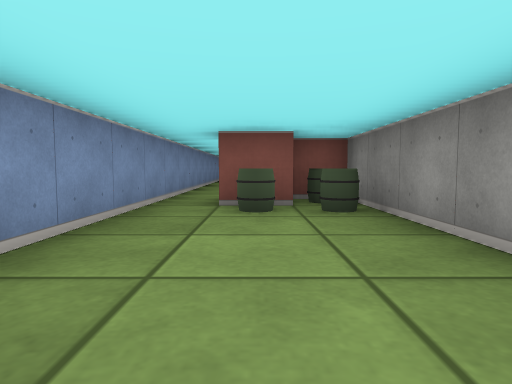
view 1 (above)

12 first-person views from a walk through a cub3D ray-caster map. The camera is about half as high as the walls, tilts 4° down and sees 75° across. The floor is counted in squares. Each view is taken from the middle of a square. On the plan, view 1 faces up. The plan holds only what a view shows up to about 9 squares ahead; the rest is blank.

view 2
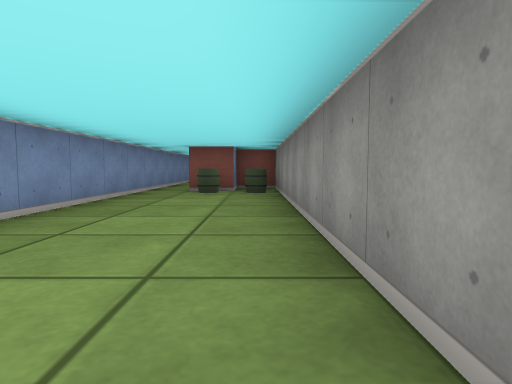

view 3
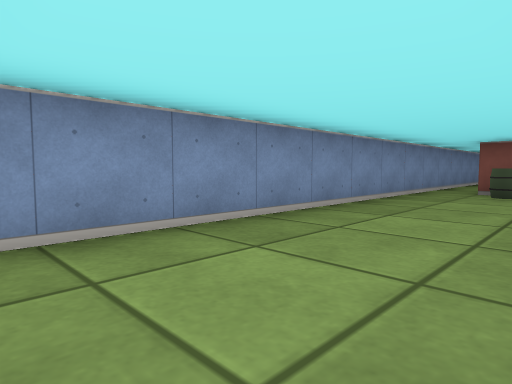

view 4
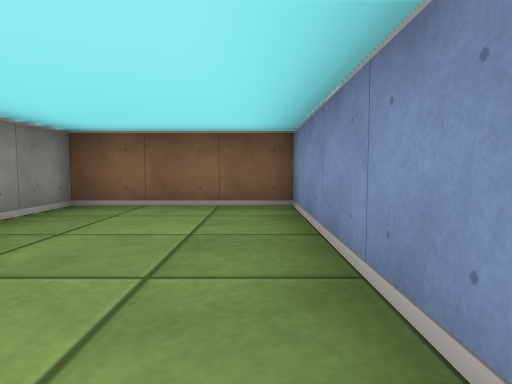

view 5
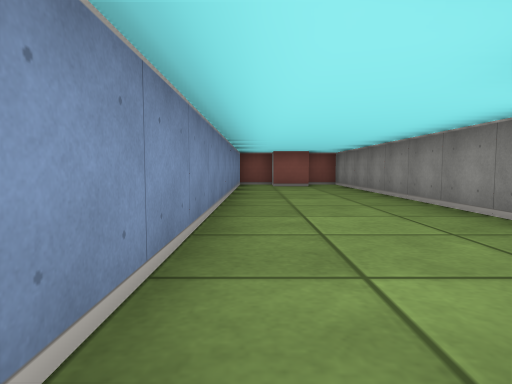

view 6
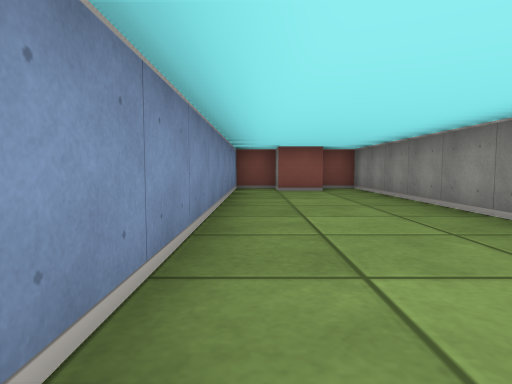

view 7
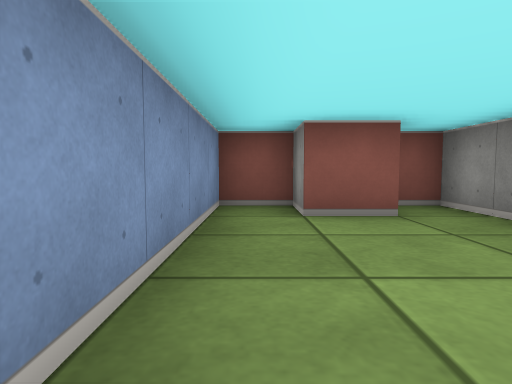

view 8
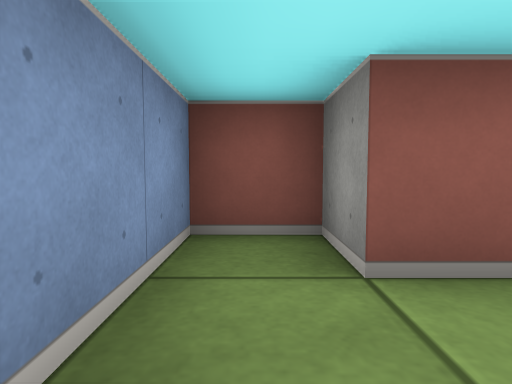

view 9
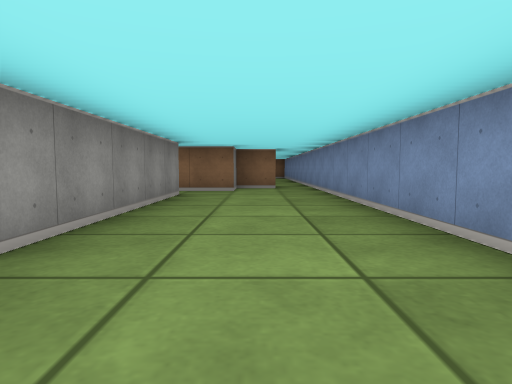

view 10
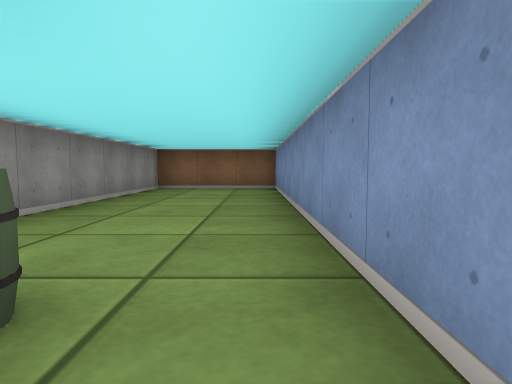

view 11
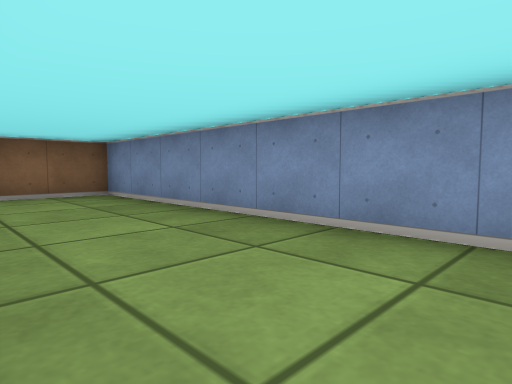

view 12
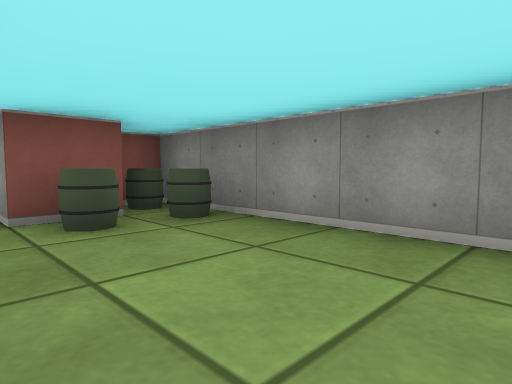

### Floor plan
Ten units are one square. View 1 is at (0, 0); x grows to the right and y downward. Boxes are objects, and circles mark ways between rooms. Rooms are numbered by the first view taken in them; rooms with no view inside come last. Other rooms are left out.
<svg viewBox="-20 -160 45 200">
<path fill="none" stroke="#000" d="M-15 -55 -15 35 15 35 15 -55 5 -55 5 -45 -5 -45 -5 -50M15 -75 15 -155 6 -155M-5 -55 5 -55 5 -65 18 -65M6 -145 -5 -145 -5 -155 -15 -155 -15 -55"/>
<rect x="-5" y="-45" width="10" height="10" fill="#bbb"><title>barrel</title></rect>
<rect x="5" y="-45" width="10" height="10" fill="#bbb"><title>barrel</title></rect>
<rect x="5" y="-55" width="10" height="10" fill="#bbb"><title>barrel</title></rect>
<circle cx="-10" cy="-50" r="3" fill="#2a7"/>
<text x="0" y="-10">1</text>
<text x="0" y="-100">2</text>
</svg>
Room 1 opens to room 2.

Where each view was taken, in squares from view 1:
view 1: 0 up, 0 right, facing up
view 2: 3 down, 1 right, facing up
view 3: 3 down, 1 right, facing up-left
view 4: 1 up, 1 left, facing down
view 5: 5 up, 1 left, facing up
view 6: 7 up, 1 left, facing up
view 7: 11 up, 1 left, facing up
view 8: 13 up, 1 left, facing up
view 9: 14 up, 0 right, facing down
view 10: 5 up, 1 left, facing down
view 11: 3 up, 1 right, facing down-left
view 12: 1 up, 1 left, facing up-right
